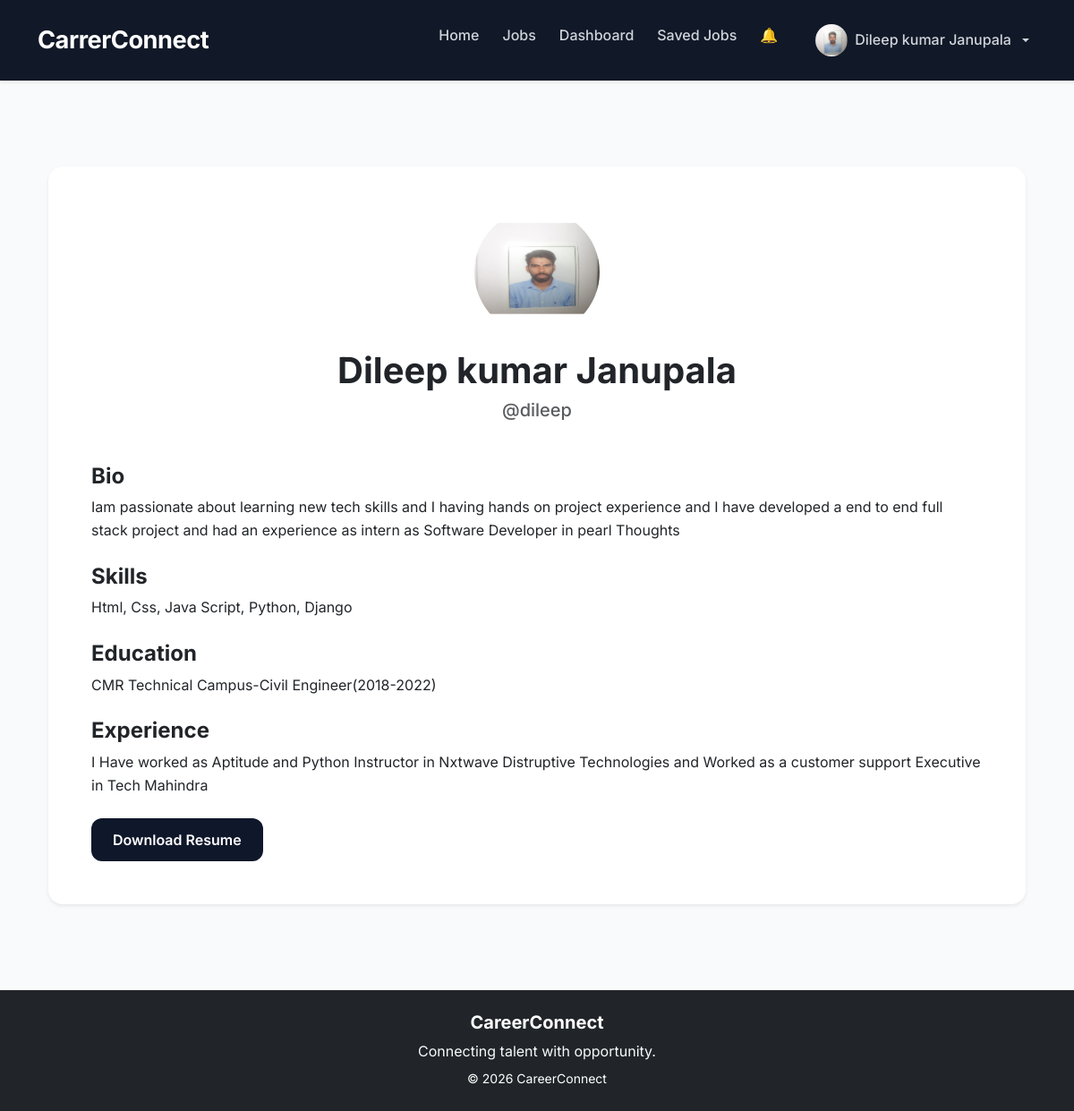
Screenshot of /applications/candidate/1/profile/ (signed in) with the database file from the repository.
### accounts/models.py (models this page shows, shortened)
class UserProfile(models.Model):
    ROLE_CHOICES = (
        ('candidate', 'Candidate'),
        ('recruiter', 'Recruiter'),
    )
    user = models.OneToOneField(
        User,
        on_delete=models.CASCADE
    )
    full_name = models.CharField(
    max_length=200,
    blank=True
)
    role = models.CharField(
        max_length=20,
        choices=ROLE_CHOICES,
         default='candidate'
    )
    profile_image = models.ImageField(
        upload_to='profile_images/',
        blank=True,
        null=True
    )
    bio = models.TextField(
        blank=True,
        null=True
    )
    skills = models.CharField(
        max_length=300,
        blank=True,
        null=True
    )
    education = models.TextField(
        blank=True,
        null=True
    )
    experience = models.TextField(
        blank=True,
        null=True
    )
    resume = models.FileField(
        upload_to='resumes/',
        blank=True,
        null=True
    )
    company_name = models.CharField(
        max_length=255,
        blank=True,
        null=True
    )
    company_website = models.URLField(
        blank=True,
        null=True
    )
    company_description = models.TextField(
        blank=True,
        null=True
    )

### applications/views.py (the view)
@login_required
def candidate_profile_view(request, user_id):
    candidate = get_object_or_404(
        User,
        id=user_id
    )
    profile = candidate.userprofile
    context = {
        'candidate': candidate,
        'profile': profile
    }
    return render(
        request,
        'applications/candidate_profile.html',
        context
    )

### accounts/context_processors.py (called while the page is built)
def notification_count(request):
    if request.user.is_authenticated:
        count = Notification.objects.filter(
            user=request.user,
            is_read=False
        ).count()
        return {
            'notification_count': count
        }
    return {
        'notification_count': 0
    }

### templates/applications/candidate_profile.html (shortened to what this page needs)
{% extends 'base.html' %}
{% block content %}
<div class="container py-5">
    <div class="card border-0 shadow-sm rounded-4">
        <div class="card-body p-5">
            <div class="text-center mb-5">
                {% if profile.profile_image %}
                    <img src="{{ profile.profile_image.url }}"
                         class="rounded-circle mb-3"
                         width="140"
                         height="140">
                {% endif %}
                <h1 class="fw-bold">
                    {{ profile.full_name }}
                </h1>
                <h5 class="text-muted">
                    @{{ candidate.username }}
                </h5>
            </div>
            <div class="mb-4">
                <h4 class="fw-bold">
                    Bio
                </h4>
                <p>
                    {{ profile.bio }}
                </p>
            </div>
            <div class="mb-4">
                <h4 class="fw-bold">
                    Skills
                </h4>
                <p>
                    {{ profile.skills }}
                </p>
            </div>
            <div class="mb-4">
                <h4 class="fw-bold">
                    Education
                </h4>
                <p>
                    {{ profile.education }}
                </p>
            </div>
            <div class="mb-4">
                <h4 class="fw-bold">
                    Experience
                </h4>
                <p>
                    {{ profile.experience }}
                </p>
            </div>
            {% if profile.resume %}
                <a href="{{ profile.resume.url }}"
                   class="btn btn-dark"
                   target="_blank">
                    Download Resume
                </a>
            {% endif %}
        </div>
    </div>
</div>
{% endblock %}

### templates/base.html (shortened to what this page needs)
{% load static %}
<!DOCTYPE html>
<html lang="en">
<head>
<link rel="stylesheet"
href="https://cdn.jsdelivr.net/npm/bootstrap-icons@1.11.3/font/bootstrap-icons.min.css">
<link
    href="https://cdn.jsdelivr.net/npm/bootstrap@5.3.3/dist/css/bootstrap.min.css"
    rel="stylesheet">
<link
    rel="stylesheet"
    href="{% static 'css/style.css' %}">
</head>
<body>
    <nav class="navbar navbar-expand-lg navbar-dark shadow-sm">
        <div class="container">
            <a class="navbar-brand fw-bold" href="{% url 'home' %}">
                CarrerConnect
            </a>
            <div class="collapse navbar-collapse" id="navbarNav">
                <ul class="navbar-nav ms-auto">
                    <li class="nav-item">
                        <a class="nav-link {% if request.path == '/' %}active fw-bold{% endif %}"
                                href="{% url 'home' %}">
                            Home
                        </a>
                    </li>
                    <li class="nav-item">
                       <a class="nav-link {% if '/jobs/' in request.path %}active fw-bold{% endif %}"
                            href="{% url 'jobs' %}">
                            Jobs
                        </a>
                    </li>
                           {% if user.is_authenticated %}
                                    {% if user.userprofile.role == 'candidate' %}
                                    <li class="nav-item">
                                        <a class="nav-link {% if '/applications/candidate/dashboard/' in request.path %}active fw-bold{% endif %}"
                                            href="{% url 'candidate_dashboard' %}">
                                            Dashboard
                                        </a>
                                    </li>
                                        <li class="nav-item">
                                            <a class="nav-link {% if '/applications/saved-jobs/' in request.path %}active fw-bold{% endif %}"
                                                href="{% url 'saved_jobs' %}">
                                                Saved Jobs
                                            </a>
                                        </li>
                                    {% endif %}
                                <li class="nav-item me-3">
                                    <a class="nav-link position-relative text-white"
                                    href="{% url 'notifications' %}">
                                        🔔
                                    </a>
                                </li>
                                    <li class="nav-item dropdown">
                                    <a class="nav-link dropdown-toggle d-flex align-items-center gap-2 {% if '/accounts/profile/' in request.path %}active fw-bold{% endif %}"
                                    href="#"
                                    role="button"
                                    data-bs-toggle="dropdown"
                                    aria-expanded="false">
                                        {% if user.userprofile.profile_image %}
                                            <img src="{{ user.userprofile.profile_image.url }}"
                                                width="36"
                                                height="36"
                                                class="rounded-circle"
                                                style="object-fit: cover;">
        {% else %}
            <div class="bg-secondary rounded-circle"
                 style="width: 36px;
                        height: 36px;">
            </div>
        {% endif %}
        <span>
            {% if user.userprofile.full_name %}
                {{ user.userprofile.full_name }}
            {% else %}
                {{ request.user.username }}
            {% endif %}
        </span>
    </a>
</li>
                                {% endif %}
                </ul>
            </div>
        </div>
    </nav>
    <div
    id="toastBox"
    class="position-fixed top-0 end-0 p-3"
    style="z-index: 9999;">
</div>
<div class="container mt-5">
    {% block content %}
    {% endblock %}
</div>
    <footer class="bg-dark text-white text-center py-4 mt-5">
    <h5 class="fw-bold">
        CareerConnect
    </h5>
    <p class="text-light mb-1">
        Connecting talent with opportunity.
    </p>
    <small>
        © 2026 CareerConnect
    </small>
</footer>
</body>
</html>

### static/css/style.css (style rules this page uses)
body { font-family: 'Inter', sans-serif; background: #f8fafc; color: #1e293b; line-height: 1.6; }
.navbar { padding: 16px 0; box-shadow: 0 2px 20px rgba(0,0,0,0.08); }
.navbar-brand { font-size: 1.5rem; font-weight: 800; letter-spacing: 0.5px; }
.btn { border-radius: 12px; font-weight: 600; padding: 12px 24px; transition: 0.3s ease; }
.btn-dark { background: #0f172a; border: none; }
.card { border: none; border-radius: 20px; background: #ffffff; box-shadow: 0 10px 30px rgba(0,0,0,0.05); transition: 0.3s ease; }
.card-body h4 { font-weight: 700; }
footer { margin-top: 80px; padding: 20px; }
.navbar { background: #111827 !important; padding: 18px 0; }
.navbar-brand { font-size: 1.7rem; font-weight: 800; letter-spacing: -0.5px; }
.navbar .nav-link { color: #d1d5db !important; font-weight: 500; margin-left: 10px; transition: all 0.3s ease; }

### rows the page displays
UserProfile: profile_image (picture), full_name "Dileep kumar Janupala", bio "Iam passionate about learning new tech skills and I having hands on project experience and I have developed a end to end full stack project and had an experience as intern as Software Developer in pearl Thoughts", skills "Html, Css, Java Script, Python, Django", education "CMR Technical Campus-Civil Engineer(2018-2022)", experience "I Have worked as Aptitude and Python Instructor in Nxtwave Distruptive Technologies and Worked as a customer support Executive in Tech Mahindra"

### other values shown
{{ user.userprofile.full_name }} "Dileep kumar Janupala"
{{ candidate.username }} "dileep"
